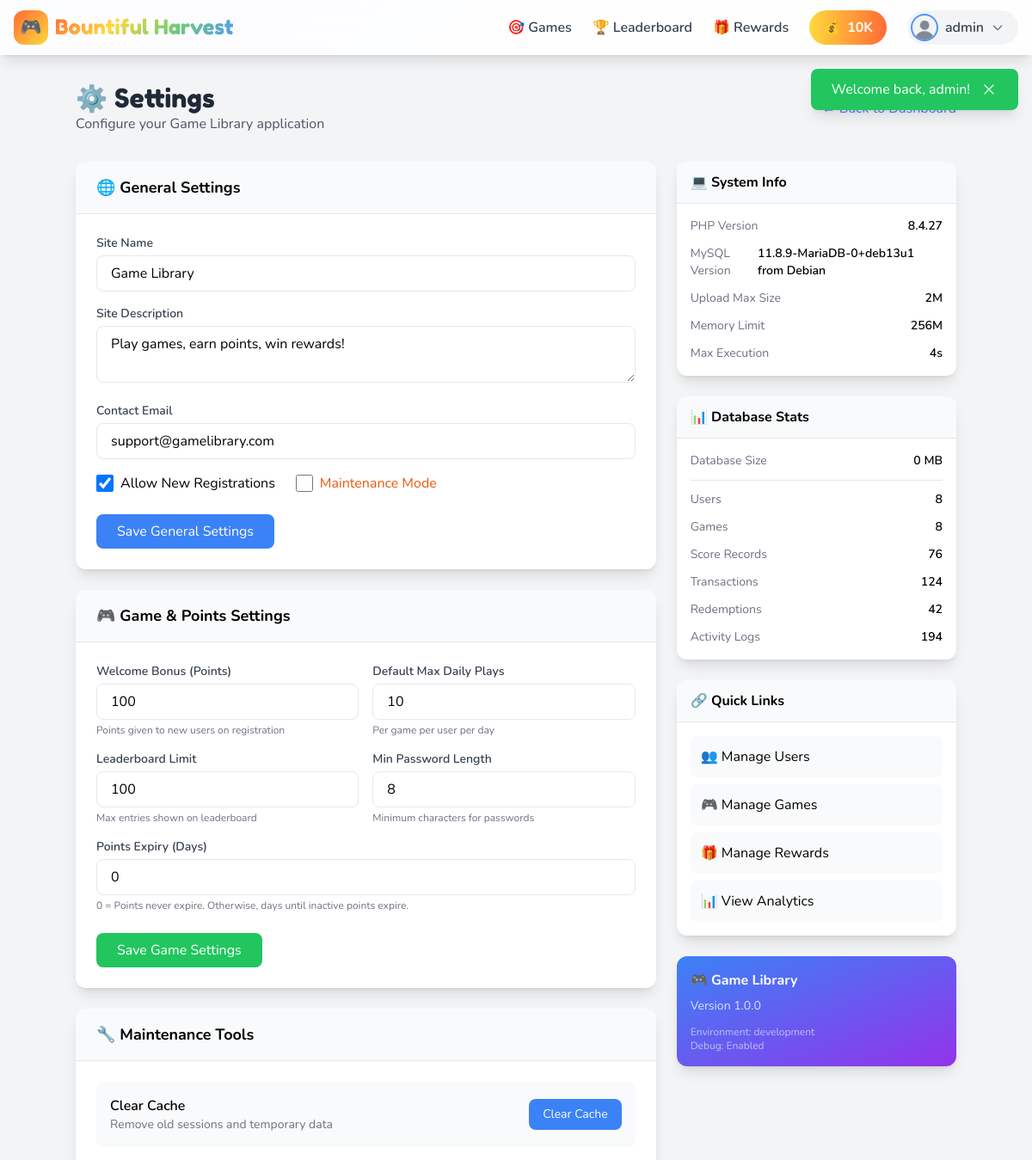
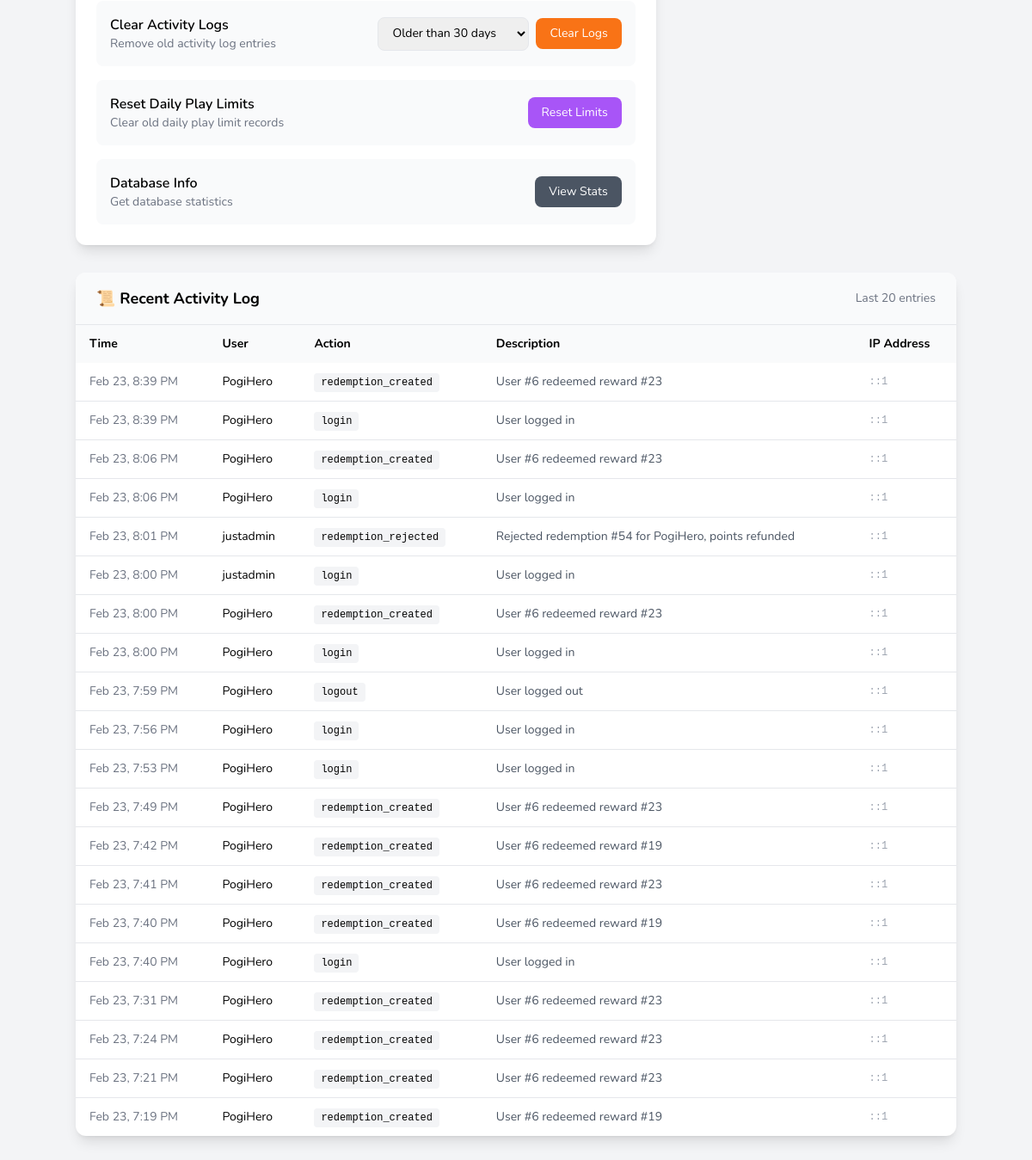
Screenshot of /admin/settings.php (signed in) with the database file from the repository (2 pictures, top to bottom).
### tables this page shows
CREATE TABLE `wallet` (
  `id` int(10) UNSIGNED NOT NULL,
  `user_id` int(10) UNSIGNED NOT NULL,
  `balance` int(10) UNSIGNED DEFAULT 0,
  `total_earned` int(10) UNSIGNED DEFAULT 0,
  `total_spent` int(10) UNSIGNED DEFAULT 0,
  `last_transaction_at` timestamp NULL DEFAULT NULL,
  `created_at` timestamp NOT NULL DEFAULT current_timestamp(),
  `updated_at` timestamp NOT NULL DEFAULT current_timestamp() ON UPDATE current_timestamp()
);

CREATE TABLE `users` (
  `id` int(10) UNSIGNED NOT NULL,
  `username` varchar(50) NOT NULL,
  `email` varchar(100) NOT NULL,
  `password` varchar(255) NOT NULL,
  `role` enum('player','admin') DEFAULT 'player',
  `avatar` varchar(255) DEFAULT 'default-avatar.png',
  `status` enum('active','banned','suspended') DEFAULT 'active',
  `email_verified_at` timestamp NULL DEFAULT NULL,
  `remember_token` varchar(100) DEFAULT NULL,
  `last_login` timestamp NULL DEFAULT NULL,
  `login_attempts` int(10) UNSIGNED DEFAULT 0,
  `locked_until` timestamp NULL DEFAULT NULL,
  `created_at` timestamp NOT NULL DEFAULT current_timestamp(),
  `updated_at` timestamp NOT NULL DEFAULT current_timestamp() ON UPDATE current_timestamp()
);

CREATE TABLE `settings` (
  `id` int(10) UNSIGNED NOT NULL,
  `setting_key` varchar(100) NOT NULL,
  `setting_value` text DEFAULT NULL,
  `setting_type` enum('string','integer','boolean','json') DEFAULT 'string',
  `description` varchar(255) DEFAULT NULL,
  `created_at` timestamp NOT NULL DEFAULT current_timestamp(),
  `updated_at` timestamp NOT NULL DEFAULT current_timestamp() ON UPDATE current_timestamp()
);

CREATE TABLE `activity_log` (
  `id` bigint(20) UNSIGNED NOT NULL,
  `user_id` int(10) UNSIGNED DEFAULT NULL,
  `action` varchar(100) NOT NULL,
  `description` text DEFAULT NULL,
  `ip_address` varchar(45) DEFAULT NULL,
  `user_agent` varchar(500) DEFAULT NULL,
  `extra_data` longtext DEFAULT NULL CHECK (json_valid(`extra_data`)),
  `created_at` timestamp NOT NULL DEFAULT current_timestamp()
);

### admin/settings.php (the view, shortened to what the rows shown need)
    <?php
require_once __DIR__ . '/../includes/header.php';
function getSetting($key, $default = '') {
    static $settings = null;
    if ($settings === null) {
        $rows = Database::fetchAll("SELECT setting_key, setting_value FROM settings");
        $settings = [];
        foreach ($rows as $row) {
            $settings[$row['setting_key']] = $row['setting_value'];
        }
    }
    return $settings[$key] ?? $default;
}
?>
<div class="min-h-screen py-8 px-4 bg-gray-100">
    <div class="max-w-5xl mx-auto">
        <div class="flex items-center justify-between mb-8">
            <div>
                <h1 class="font-game text-3xl text-gray-800">⚙️ Settings</h1>
            </div>
        </div>
        <div class="grid lg:grid-cols-3 gap-6">
            <div class="lg:col-span-2 space-y-6">
                <div class="bg-white rounded-xl shadow-lg overflow-hidden">
                    <div class="px-6 py-4 border-b bg-gray-50">
                        <h2 class="font-bold text-lg">🌐 General Settings</h2>
                    </div>
                    <form method="POST" class="p-6">
                        <div class="space-y-4">
                                <input type="text" name="site_name" value="<?= e(getSetting('site_name', 'Game Library')) ?>"
                            <div>
                                <label class="block text-sm font-semibold text-gray-700 mb-1">Contact Email</label>
                                <input type="email" name="contact_email" value="<?= e(getSetting('contact_email', '')) ?>"
                                       class="w-full px-4 py-2 border rounded-lg focus:border-blue-500 outline-none"
                                       placeholder="support@example.com">
                            </div>
                        </div>
                    </form>
                </div>
                <div class="bg-white rounded-xl shadow-lg overflow-hidden">
                    <div class="px-6 py-4 border-b bg-gray-50">
                        <h2 class="font-bold text-lg">🎮 Game & Points Settings</h2>
                    </div>
                </div>
                <div class="bg-white rounded-xl shadow-lg overflow-hidden">
                    <div class="px-6 py-4 border-b bg-gray-50">
                        <h2 class="font-bold text-lg">🔧 Maintenance Tools</h2>
                    </div>
                </div>
            </div>
        </div>
        <div class="mt-8 bg-white rounded-xl shadow-lg overflow-hidden">
            <div class="px-6 py-4 border-b bg-gray-50 flex items-center justify-between">
                <h2 class="font-bold text-lg">📜 Recent Activity Log</h2>
            </div>
            <div class="overflow-x-auto">
                <table class="w-full">
                    <thead class="bg-gray-50 text-sm">
                        <tr>
                            <th class="px-4 py-3 text-left">Time</th>
                            <th class="px-4 py-3 text-left">User</th>
                            <th class="px-4 py-3 text-left">Action</th>
                            <th class="px-4 py-3 text-left">Description</th>
                            <th class="px-4 py-3 text-left">IP Address</th>
                        </tr>
                    </thead>
                    <tbody class="divide-y text-sm">
                        <?php
                        $recentLogs = Database::fetchAll(
                            "SELECT l.*, u.username
                             FROM activity_log l
                             LEFT JOIN users u ON l.user_id = u.id
                             ORDER BY l.created_at DESC
                             LIMIT 20"
                        );
                        foreach ($recentLogs as $log):
                        ?>
                            <tr class="hover:bg-gray-50">
                                <td class="px-4 py-3 text-gray-500 whitespace-nowrap">
                                    <?= date('M j, g:i A', strtotime($log['created_at'])) ?>
                                </td>
                                <td class="px-4 py-3">
                                    <?= $log['username'] ? e($log['username']) : '<span class="text-gray-400">System</span>' ?>
                                </td>
                                <td class="px-4 py-3">
                                    <span class="px-2 py-1 bg-gray-100 rounded text-xs font-mono">
                                        <?= e($log['action']) ?>
                                    </span>
                                </td>
                                <td class="px-4 py-3 text-gray-600 max-w-md truncate">
                                    <?= e($log['description'] ?? '-') ?>
                                </td>
                                <td class="px-4 py-3 text-gray-400 font-mono text-xs">
                                    <?= e($log['ip_address'] ?? '-') ?>
                                </td>
                            </tr>
                        <?php endforeach; ?>
                    </tbody>
                </table>
            </div>
        </div>
    </div>
</div>
<?php require_once __DIR__ . '/../includes/footer.php'; ?>

### includes/navbar.php (shortened to what the rows shown need)
<nav class="fixed top-0 left-0 right-0 z-40 bg-white/90 backdrop-blur-md shadow-lg">
    <div class="max-w-7xl mx-auto px-4">
        <div class="flex items-center justify-between h-16">
            <div class="hidden md:flex items-center gap-6">
                <?php if ($isLoggedIn): ?>
                    <div class="bg-gradient-to-r from-friv-yellow to-friv-orange text-white px-4 py-2 rounded-full font-bold flex items-center gap-2">
                        <span>💰</span>
                        <span id="navbar-balance"><?= formatNumber($currentUser['wallet_balance'] ?? 0) ?></span>
                    </div>
                    <div class="relative" x-data="{ open: false }">
                        <button @click="open = !open" class="flex items-center gap-2 bg-gray-100 hover:bg-gray-200 rounded-full pl-1 pr-4 py-1 transition-colors">
                            <img src="<?= asset('images/avatars/' . ($currentUser['avatar'] ?? 'default-avatar.png')) ?>"
                                 alt="Avatar"
                                 class="w-8 h-8 rounded-full object-cover border-2 border-friv-blue">
                            <span class="font-semibold text-gray-700"><?= e($currentUser['username']) ?></span>
                            <svg class="w-4 h-4 text-gray-500" fill="none" stroke="currentColor" viewBox="0 0 24 24">
                                <path stroke-linecap="round" stroke-linejoin="round" stroke-width="2" d="M19 9l-7 7-7-7"></path>
                            </svg>
                        </button>
                    </div>
                <?php endif; ?>
            </div>
        </div>
    </div>
</nav>

### rows the page displays
wallet: balance "10K", user.avatar (placeholder picture), user.username "admin"
settings: contact_email "support@gamelibrary.com"
activity_log: created_at "Feb 23, 8:39 PM", user.username "PogiHero", action "redemption_created", description "User #6 redeemed reward #23", ip_address "::1"
activity_log: created_at "Feb 23, 8:39 PM", user.username "PogiHero", action "login", description "User logged in", ip_address "::1"
activity_log: created_at "Feb 23, 8:06 PM", user.username "PogiHero", action "redemption_created", description "User #6 redeemed reward #23", ip_address "::1"
activity_log: created_at "Feb 23, 8:06 PM", user.username "PogiHero", action "login", description "User logged in", ip_address "::1"
activity_log: created_at "Feb 23, 8:01 PM", user.username "justadmin", action "redemption_rejected", description "Rejected redemption #54 for PogiHero, points refunded", ip_address "::1"
activity_log: created_at "Feb 23, 8:00 PM", user.username "justadmin", action "login", description "User logged in", ip_address "::1"
activity_log: created_at "Feb 23, 8:00 PM", user.username "PogiHero", action "redemption_created", description "User #6 redeemed reward #23", ip_address "::1"
activity_log: created_at "Feb 23, 8:00 PM", user.username "PogiHero", action "login", description "User logged in", ip_address "::1"
activity_log: created_at "Feb 23, 7:59 PM", user.username "PogiHero", action "logout", description "User logged out", ip_address "::1"
activity_log: created_at "Feb 23, 7:56 PM", user.username "PogiHero", action "login", description "User logged in", ip_address "::1"
activity_log: created_at "Feb 23, 7:53 PM", user.username "PogiHero", action "login", description "User logged in", ip_address "::1"
activity_log: created_at "Feb 23, 7:49 PM", user.username "PogiHero", action "redemption_created", description "User #6 redeemed reward #23", ip_address "::1"
activity_log: created_at "Feb 23, 7:42 PM", user.username "PogiHero", action "redemption_created", description "User #6 redeemed reward #19", ip_address "::1"
activity_log: created_at "Feb 23, 7:41 PM", user.username "PogiHero", action "redemption_created", description "User #6 redeemed reward #23", ip_address "::1"
activity_log: created_at "Feb 23, 7:40 PM", user.username "PogiHero", action "redemption_created", description "User #6 redeemed reward #19", ip_address "::1"
activity_log: created_at "Feb 23, 7:40 PM", user.username "PogiHero", action "login", description "User logged in", ip_address "::1"
activity_log: created_at "Feb 23, 7:31 PM", user.username "PogiHero", action "redemption_created", description "User #6 redeemed reward #23", ip_address "::1"
activity_log: created_at "Feb 23, 7:24 PM", user.username "PogiHero", action "redemption_created", description "User #6 redeemed reward #23", ip_address "::1"
activity_log: created_at "Feb 23, 7:21 PM", user.username "PogiHero", action "redemption_created", description "User #6 redeemed reward #23", ip_address "::1"
activity_log: created_at "Feb 23, 7:19 PM", user.username "PogiHero", action "redemption_created", description "User #6 redeemed reward #19", ip_address "::1"

### other values shown
APP_NAME "Bountiful Harvest"
$message "Welcome back, admin!"
$systemInfo['php_version'] "8.4.27"
$systemInfo['mysql_version'] "11.8.9-MariaDB-0+deb13u1 from Debian"
$systemInfo['upload_max_filesize'] "2M"
$systemInfo['memory_limit'] "256M"
$systemInfo['max_execution_time'] "4s"
$dbSize "0"
$dbStats['users'] "8"
$dbStats['games'] "8"
$dbStats['scores'] "76"
$dbStats['transactions'] "124"
$dbStats['redemptions'] "42"
$dbStats['activity_logs'] "194"
getSetting('site_name', 'Game Library') "Game Library"
